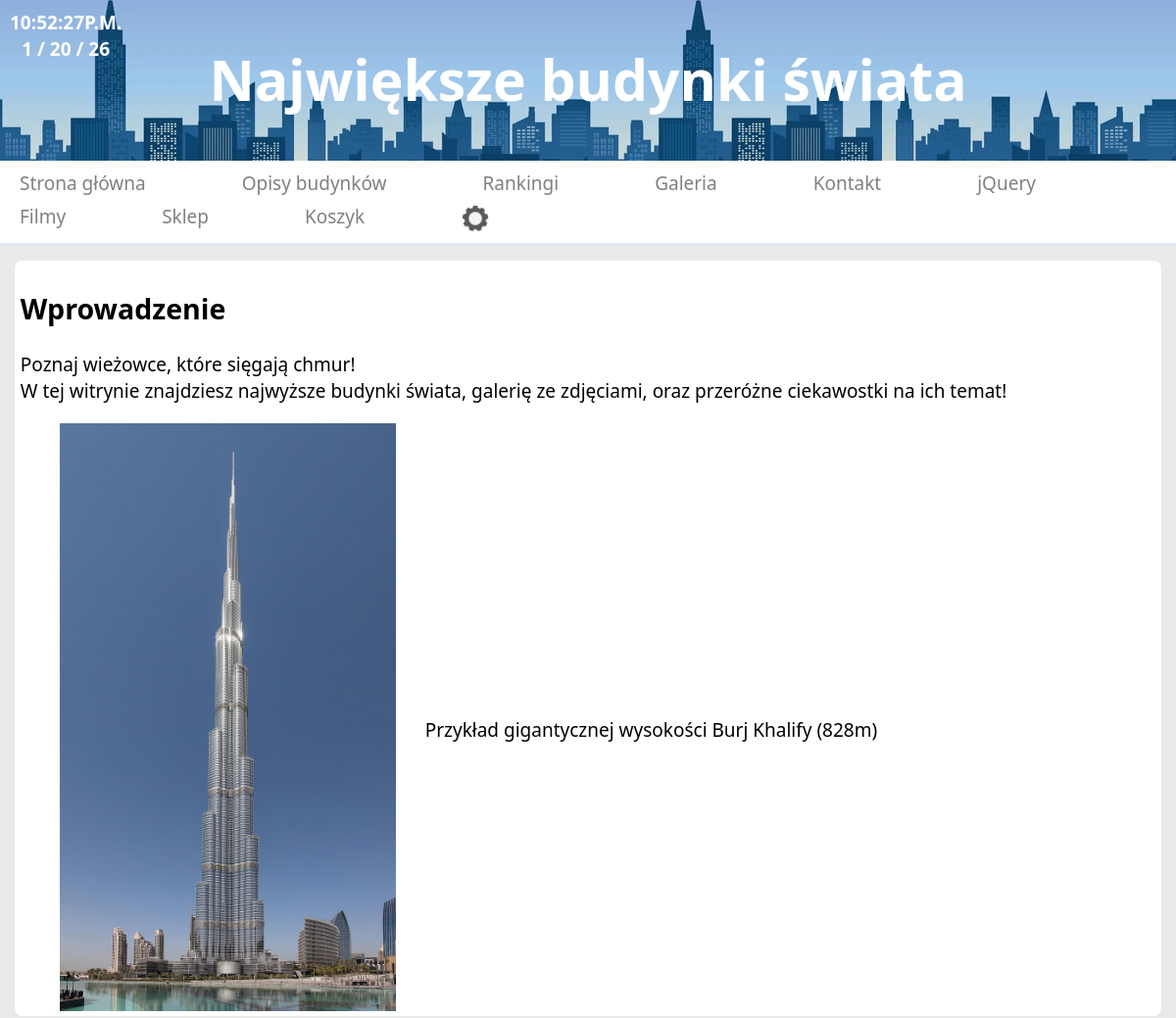
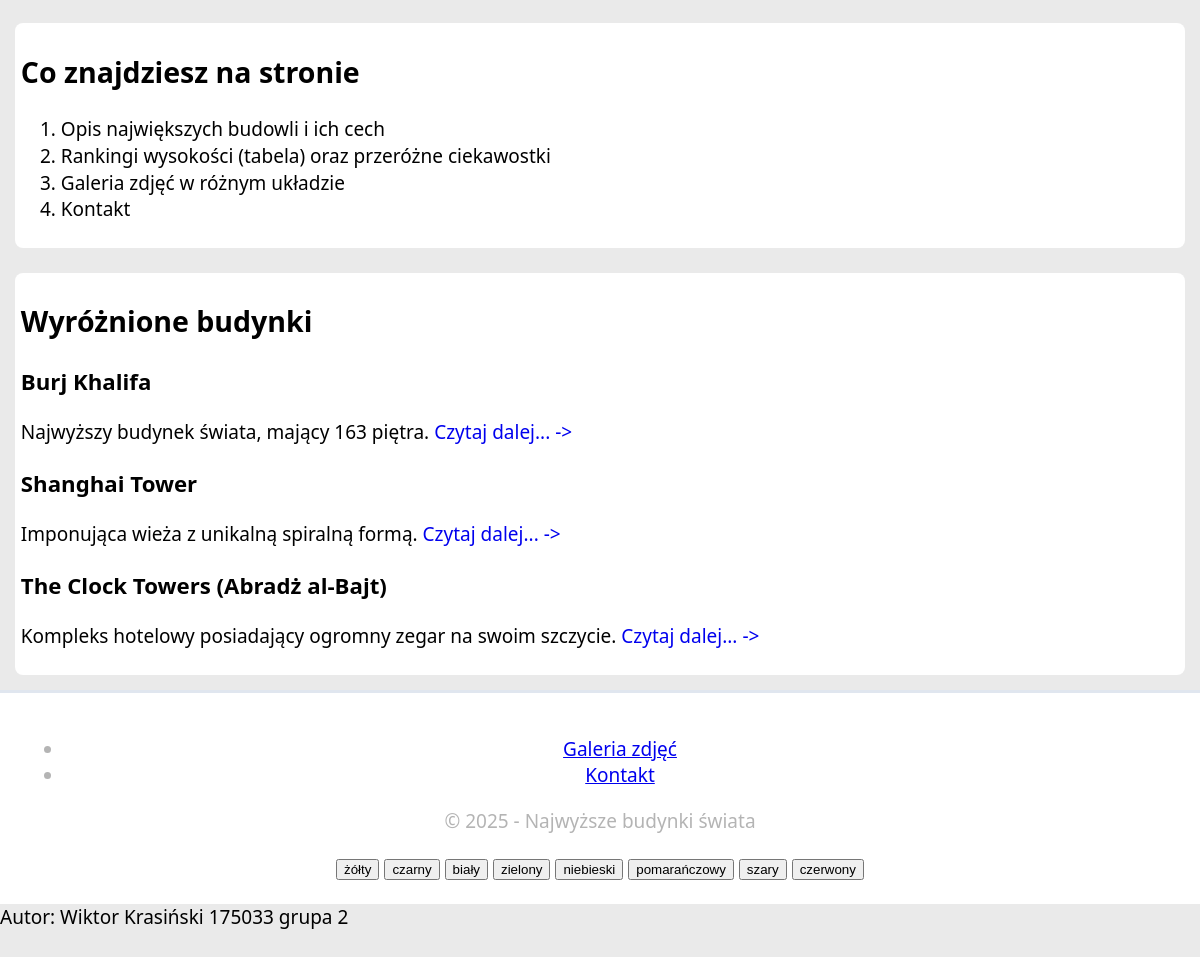
The page / on the database its author committed (2 pictures, top to bottom).
### tables this page shows
CREATE TABLE `page_list` (
  `id` int(11) NOT NULL,
  `page_title` varchar(255) DEFAULT NULL,
  `page_content` text DEFAULT NULL,
  `status` int(11) DEFAULT 1
);

### showpage.php (called while the page is built)
<?php
include("cfg.php");
function pokaz_podstrone($id)
{
    $id_clear = htmlspecialchars($id);
    global $link;
    $qry = "SELECT * FROM page_list WHERE id='$id_clear' LIMIT 1";
    $result = mysqli_query($link, $qry) or die(mysqli_error($link));
    $row = mysqli_fetch_array($result);
    if (empty($row['id'])) {
        $web = '[nie_znaleziono_strony]';
    } else {
        $web = $row['page_content'];
    }
    return $web;
}
?>

### index.php (the view, shortened to what this page needs)
<?php
include 'cfg.php';
include 'showpage.php';
$strona = pokaz_podstrone(id: 1);
if ($_GET['idp'] == '')
    $strona = pokaz_podstrone(id: 1);
?>
<!DOCTYPE html>
<html lang="en">
<head>
    <link rel="stylesheet" href="css/styles.css">
</head>
<body onload="startclock()">
    <header>
        <div class="time">
            <div id="zegarek"></div>
            <div id="data"></div>
        </div>
        <h1><b>Największe budynki świata</b></h1>
    </header>
    <nav class="main-nav">
        <ul>
            <li><a href="index.php?idp=glowna">Strona główna</a></li>
            <li><a href="index.php?idp=buildings">Opisy budynków</a></li>
            <li><a href="index.php?idp=rankings">Rankingi</a></li>
            <li><a href="index.php?idp=gallery">Galeria</a></li>
            <li><a href="index.php?idp=contact">Kontakt</a></li>
            <li><a href="index.php?idp=jQuery">jQuery</a></li>
            <li><a href="index.php?idp=films">Filmy</a></li>
            <li><a href="index.php?idp=sklep">Sklep</a></li>
            <li><a href="index.php?idp=koszyk">Koszyk</a></li>
            <li class="cog"><img src="images/cog.png" alt="Ustawienia" /></li>
        </ul>
    </nav>
    <main>
        <?php echo $strona; ?>
    </main>
    <footer>
        <nav>
            <ul>
                <li><a href="index.php?idp=gallery">Galeria zdjęć</a></li>
                <li><a href="index.php?idp=contact">Kontakt</a></li>
            </ul>
        </nav>
        <p>© 2025 - Najwyższe budynki świata</p>
        <FORM METHOD="POST" NAME="background">
            <INPUT TYPE="button" VALUE="żółty" ONCLICK="changeBackground('#FFF000')">
            <INPUT TYPE="button" VALUE="czarny" ONCLICK="changeBackground('#000000')">
            <INPUT TYPE="button" VALUE="biały" ONCLICK="changeBackground('#FFFFFF')">
            <INPUT TYPE="button" VALUE="zielony" ONCLICK="changeBackground('#00FF00')">
            <INPUT TYPE="button" VALUE="niebieski" ONCLICK="changeBackground('#0000FF')">
            <INPUT TYPE="button" VALUE="pomarańczowy" ONCLICK="changeBackground('#FF8000')">
            <INPUT TYPE="button" VALUE="szary" ONCLICK="changeBackground('#c0c0c0')">
            <INPUT TYPE="button" VALUE="czerwony" ONCLICK="changeBackground('#FF0000')">
        </FORM>
    </footer>
    <?php
    $nr_indeksu = '175033';
    $nrGrupy = '2';
    echo 'Autor: Wiktor Krasiński ' . $nr_indeksu . ' grupa ' . $nrGrupy . ' <br /><br />';
    ?>
</body>
</html>

### css/styles.css (style rules this page uses)
body { margin: 0; padding: 0; font-family: "Segoe UI", "Helvetica Neue", Arial; line-height: 1.4; background-color:#eaeaea; color: black; font-size: 19px; }
main { display: flex; flex-direction: column; gap: 25px; padding: 1.25%; }
header { color:white; padding: 3.5%; text-align: center; background-position: center; background-image: url("../images/banner2.webp"); }
header .time { color: white; left: 10px; margin-right: -100px; position: absolute; top: 10px; font-weight: 750; }
h1 { font-size: 300%; color: white; margin: auto; }
section { background: white; padding: 0.5%; border-radius: 8px; }
.main-nav { background-color: #fff; border-bottom: solid #e0e6ef; }
.main-nav ul { list-style: none; padding: 0.5%; margin: 0; overflow: hidden; }
.main-nav ul li { padding-right: 80px; margin-left: 10px; float: left; }
.main-nav ul li a { display: block; padding: 4px; color:gray; text-decoration: none; }
.main-nav ul li img { height: 30px; width: 30px; display: block; padding: 4px; color:gray; text-decoration: none; }
.intro figure img { height: 600px; width: auto; float: left; padding-right: 30px; }
.intro figure figcaption { padding-top: 300px; }
.outro article a { text-decoration: none; }
footer { padding: 2%; text-align: center; color: #b4b4b4; background: white; border-top: solid #e0e6ef; }

### rows shown on the page
page_list: page_content "Wprowadzenie Poznaj wieżowce, które sięgają chmur! W tej witrynie znajdziesz najwyższe budynki świata, galerię ze zdjęciami, oraz przeróżne ciekawostki na ich temat! Przykład gigantycznej wysokości Burj Khalify (828m) Co znajdziesz na stronie Opis największych budowli i ich cech Rankingi wysokości (tabela) oraz przeróżne ciekawostki Galeria zdjęć w różnym układzie Kontakt Wyróżnione budynki Burj Khalifa Najwyższy budynek świata, mający 163 piętra. Czytaj dalej... -> Shanghai Tower Imponująca wieża z unikalną spiralną formą. Czytaj dalej... -> The Clock Towers (Abradż al-Bajt) Kompleks hotelowy posiadający ogromny zegar na swoim szczycie. Czytaj dalej... ->", page_content (picture)

### other values the page prints
$nr_indeksu "175033"
$nrGrupy "2"
